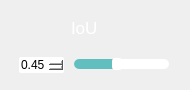
                 <widget class="QFrame" name="IOU_QF">
                  <property name="minimumSize">
                   <size>
                    <width>190</width>
                    <height>90</height>
                   </size>
                  </property>
                  <property name="maximumSize">
                   <size>
                    <width>190</width>
                    <height>90</height>
                   </size>
                  </property>
                  <property name="styleSheet">
                   <string notr="true">QFrame#IOU_QF{
border:2px solid rgb(255, 255, 255);
border-radius:15px;
}</string>
                  </property>
                  <layout class="QVBoxLayout" name="verticalLayout_15">
                   <item>
                    <widget class="QPushButton" name="ToggleBotton_2">
                     <property name="sizePolicy">
                      <sizepolicy hsizetype="Expanding" vsizetype="Fixed">
                       <horstretch>0</horstretch>
                       <verstretch>0</verstretch>
                      </sizepolicy>
                     </property>
                     <property name="minimumSize">
                      <size>
                       <width>0</width>
                       <height>30</height>
                      </size>
                     </property>
                     <property name="maximumSize">
                      <size>
                       <width>16777215</width>
                       <height>30</height>
                      </size>
                     </property>
                     <property name="font">
                      <font>
                       <family>Segoe UI</family>
                       <pointsize>13</pointsize>
                       <italic>false</italic>
                       <bold>false</bold>
                      </font>
                     </property>
                     <property name="cursor">
                      <cursorShape>ArrowCursor</cursorShape>
                     </property>
                     <property name="mouseTracking">
                      <bool>true</bool>
                     </property>
                     <property name="focusPolicy">
                      <enum>Qt::StrongFocus</enum>
                     </property>
                     <property name="contextMenuPolicy">
                      <enum>Qt::DefaultContextMenu</enum>
                     </property>
                     <property name="layoutDirection">
                      <enum>Qt::LeftToRight</enum>
                     </property>
                     <property name="autoFillBackground">
                      <bool>false</bool>
                     </property>
                     <property name="styleSheet">
                      <string notr="true">QPushButton{
background-image: url(:/all/img/IOU.png);
background-repeat: no-repeat;
background-position: left center;
border: none;
border-left: 20px solid transparent;

text-align: left;
padding-left: 40px;
padding-bottom: 4px;
color: rgb(255, 255, 255);
font: 600 12pt &quot;Segoe UI&quot;;
}</string>
                     </property>
                     <property name="text">
                      <string>IoU</string>
                     </property>
                     <property name="autoDefault">
                      <bool>false</bool>
                     </property>
                     <property name="default">
                      <bool>false</bool>
                     </property>
                     <property name="flat">
                      <bool>false</bool>
                     </property>
                    </widget>
                   </item>
                   <item>
                    <widget class="QFrame" name="frame_3">
                     <property name="sizePolicy">
                      <sizepolicy hsizetype="Preferred" vsizetype="Preferred">
                       <horstretch>0</horstretch>
                       <verstretch>0</verstretch>
                      </sizepolicy>
                     </property>
                     <property name="minimumSize">
                      <size>
                       <width>0</width>
                       <height>20</height>
                      </size>
                     </property>
                     <property name="maximumSize">
                      <size>
                       <width>16777215</width>
                       <height>20</height>
                      </size>
                     </property>
                     <layout class="QHBoxLayout" name="horizontalLayout_10">
                      <property name="spacing">
                       <number>10</number>
                      </property>
                      <property name="leftMargin">
                       <number>8</number>
                      </property>
                      <property name="topMargin">
                       <number>0</number>
                      </property>
                      <property name="rightMargin">
                       <number>10</number>
                      </property>
                      <property name="bottomMargin">
                       <number>0</number>
                      </property>
                      <item>
                       <widget class="QDoubleSpinBox" name="iou_spinbox">
                        <property name="cursor">
                         <cursorShape>PointingHandCursor</cursorShape>
                        </property>
                        <property name="styleSheet">
                         <string notr="true">QDoubleSpinBox {
border: 0px solid lightgray;
border-radius: 2px;
background-color: rgb(255,255,255);
font: 600 10pt &quot;Segoe UI&quot;;
}
        
QDoubleSpinBox::up-button {
width: 10px;
height: 10px;
margin: 0px 3px 0px 0px;
border-image: url(:/all/img/box_up.png);
}
QDoubleSpinBox::up-button:pressed {
margin-top: 1px;
}
            
QDoubleSpinBox::down-button {
width: 10px;
height: 10px;
margin: 0px 3px 0px 0px;
border-image: url(:/all/img/box_down.png);
}
QDoubleSpinBox::down-button:pressed {
margin-bottom: 1px;
}</string>
                        </property>
                        <property name="minimum">
                         <double>0.010000000000000</double>
                        </property>
                        <property name="maximum">
                         <double>1.000000000000000</double>
                        </property>
                        <property name="singleStep">
                         <double>0.050000000000000</double>
                        </property>
                        <property name="value">
                         <double>0.450000000000000</double>
                        </property>
                       </widget>
                      </item>
                      <item>
                       <widget class="QSlider" name="iou_slider">
                        <property name="cursor">
                         <cursorShape>PointingHandCursor</cursorShape>
                        </property>
                        <property name="styleSheet">
                         <string notr="true">QSlider::groove:horizontal {
border: none;
height: 10px;
background-color: rgb(255,255,255);
border-radius: 5px;
}

QSlider::handle:horizontal {
width: 10px;
margin: -1px 0px -1px 0px;
border-radius: 3px;
background-color: white;
}

QSlider::sub-page:horizontal {
background-color:rgb(97, 192, 191);
border-radius: 5px;
}</string>
                        </property>
                        <property name="minimum">
                         <number>1</number>
                        </property>
                        <property name="maximum">
                         <number>100</number>
                        </property>
                        <property name="value">
                         <number>45</number>
                        </property>
                        <property name="orientation">
                         <enum>Qt::Horizontal</enum>
                        </property>
                       </widget>
                      </item>
                     </layout>
                    </widget>
                   </item>
                  </layout>
                 </widget>
